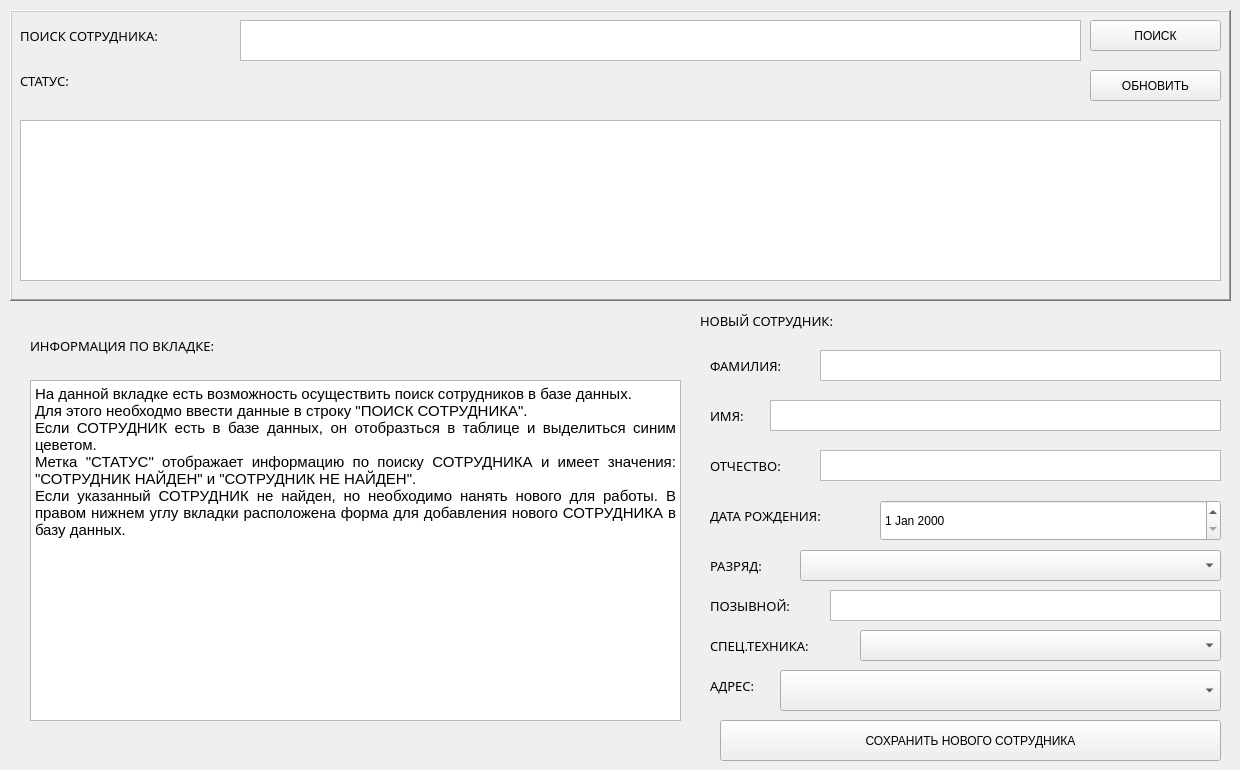
   <widget class="QWidget" name="tab_3">
    <attribute name="title">
     <string>Сотрудники</string>
    </attribute>
    <widget class="QPushButton" name="pushButton_10">
     <property name="geometry">
      <rect>
       <x>720</x>
       <y>720</y>
       <width>501</width>
       <height>41</height>
      </rect>
     </property>
     <property name="text">
      <string>СОХРАНИТЬ НОВОГО СОТРУДНИКА</string>
     </property>
    </widget>
    <widget class="QLabel" name="label_24">
     <property name="geometry">
      <rect>
       <x>700</x>
       <y>300</y>
       <width>451</width>
       <height>41</height>
      </rect>
     </property>
     <property name="font">
      <font>
       <family>Montserrat</family>
       <pointsize>10</pointsize>
      </font>
     </property>
     <property name="text">
      <string>НОВЫЙ СОТРУДНИК:</string>
     </property>
    </widget>
    <widget class="QPlainTextEdit" name="plainTextEdit_14">
     <property name="geometry">
      <rect>
       <x>820</x>
       <y>450</y>
       <width>401</width>
       <height>31</height>
      </rect>
     </property>
    </widget>
    <widget class="QLabel" name="label_23">
     <property name="geometry">
      <rect>
       <x>710</x>
       <y>350</y>
       <width>111</width>
       <height>31</height>
      </rect>
     </property>
     <property name="font">
      <font>
       <family>Montserrat</family>
       <pointsize>10</pointsize>
      </font>
     </property>
     <property name="text">
      <string>ФАМИЛИЯ:</string>
     </property>
    </widget>
    <widget class="QTextBrowser" name="textBrowser_3">
     <property name="geometry">
      <rect>
       <x>30</x>
       <y>380</y>
       <width>651</width>
       <height>341</height>
      </rect>
     </property>
     <property name="html">
      <string>&lt;!DOCTYPE HTML PUBLIC &quot;-//W3C//DTD HTML 4.0//EN&quot; &quot;http://www.w3.org/TR/REC-html40/strict.dtd&quot;&gt;
&lt;html&gt;&lt;head&gt;&lt;meta name=&quot;qrichtext&quot; content=&quot;1&quot; /&gt;&lt;style type=&quot;text/css&quot;&gt;
p, li { white-space: pre-wrap; }
&lt;/style&gt;&lt;/head&gt;&lt;body style=&quot; font-family:'MS Shell Dlg 2'; font-size:7.8pt; font-weight:400; font-style:normal;&quot;&gt;
&lt;p align=&quot;justify&quot; style=&quot; margin-top:0px; margin-bottom:0px; margin-left:0px; margin-right:0px; -qt-block-indent:0; text-indent:0px;&quot;&gt;&lt;span style=&quot; font-size:11pt;&quot;&gt;На данной вкладке есть возможность осуществить поиск сотрудников в базе данных.&lt;br /&gt;Для этого необходмо ввести данные в строку &amp;quot;ПОИСК СОТРУДНИКА&amp;quot;.&lt;br /&gt;Если СОТРУДНИК есть в базе данных, он отобразться в таблице и выделиться синим цеветом.&lt;br /&gt;Метка &amp;quot;СТАТУС&amp;quot; отображает информацию по поиску СОТРУДНИКА и имеет значения: &amp;quot;СОТРУДНИК НАЙДЕН&amp;quot; и &amp;quot;СОТРУДНИК НЕ НАЙДЕН&amp;quot;.&lt;br /&gt;Если указанный СОТРУДНИК не найден, но необходимо нанять нового для работы. В правом нижнем углу вкладки расположена форма для добавления нового СОТРУДНИКА в базу данных.&lt;br /&gt;&lt;/span&gt;&lt;/p&gt;&lt;/body&gt;&lt;/html&gt;</string>
     </property>
    </widget>
    <widget class="QPushButton" name="pushButton_8">
     <property name="geometry">
      <rect>
       <x>1090</x>
       <y>70</y>
       <width>131</width>
       <height>31</height>
      </rect>
     </property>
     <property name="text">
      <string>ОБНОВИТЬ</string>
     </property>
    </widget>
    <widget class="QLabel" name="label_22">
     <property name="geometry">
      <rect>
       <x>710</x>
       <y>500</y>
       <width>201</width>
       <height>31</height>
      </rect>
     </property>
     <property name="font">
      <font>
       <family>Montserrat</family>
       <pointsize>10</pointsize>
      </font>
     </property>
     <property name="text">
      <string>ДАТА РОЖДЕНИЯ:</string>
     </property>
    </widget>
    <widget class="QLabel" name="label_20">
     <property name="geometry">
      <rect>
       <x>20</x>
       <y>70</y>
       <width>451</width>
       <height>21</height>
      </rect>
     </property>
     <property name="font">
      <font>
       <family>Montserrat</family>
       <pointsize>10</pointsize>
      </font>
     </property>
     <property name="text">
      <string>СТАТУС:</string>
     </property>
    </widget>
    <widget class="QTableWidget" name="tableWidget_4">
     <property name="geometry">
      <rect>
       <x>20</x>
       <y>120</y>
       <width>1201</width>
       <height>161</height>
      </rect>
     </property>
    </widget>
    <widget class="QLabel" name="label_19">
     <property name="geometry">
      <rect>
       <x>710</x>
       <y>450</y>
       <width>141</width>
       <height>31</height>
      </rect>
     </property>
     <property name="font">
      <font>
       <family>Montserrat</family>
       <pointsize>10</pointsize>
      </font>
     </property>
     <property name="text">
      <string>ОТЧЕСТВО:</string>
     </property>
    </widget>
    <widget class="QLabel" name="label_25">
     <property name="geometry">
      <rect>
       <x>710</x>
       <y>400</y>
       <width>111</width>
       <height>31</height>
      </rect>
     </property>
     <property name="font">
      <font>
       <family>Montserrat</family>
       <pointsize>10</pointsize>
      </font>
     </property>
     <property name="text">
      <string>ИМЯ:</string>
     </property>
    </widget>
    <widget class="QLabel" name="label_21">
     <property name="geometry">
      <rect>
       <x>30</x>
       <y>330</y>
       <width>291</width>
       <height>31</height>
      </rect>
     </property>
     <property name="font">
      <font>
       <family>Montserrat</family>
       <pointsize>10</pointsize>
      </font>
     </property>
     <property name="text">
      <string>ИНФОРМАЦИЯ ПО ВКЛАДКЕ:</string>
     </property>
    </widget>
    <widget class="QPushButton" name="pushButton_9">
     <property name="geometry">
      <rect>
       <x>1090</x>
       <y>20</y>
       <width>131</width>
       <height>31</height>
      </rect>
     </property>
     <property name="text">
      <string>ПОИСК</string>
     </property>
    </widget>
    <widget class="QPlainTextEdit" name="plainTextEdit_11">
     <property name="geometry">
      <rect>
       <x>770</x>
       <y>400</y>
       <width>451</width>
       <height>31</height>
      </rect>
     </property>
    </widget>
    <widget class="QPlainTextEdit" name="plainTextEdit_15">
     <property name="geometry">
      <rect>
       <x>820</x>
       <y>350</y>
       <width>401</width>
       <height>31</height>
      </rect>
     </property>
    </widget>
    <widget class="QPlainTextEdit" name="plainTextEdit_12">
     <property name="geometry">
      <rect>
       <x>240</x>
       <y>20</y>
       <width>841</width>
       <height>41</height>
      </rect>
     </property>
    </widget>
    <widget class="QLabel" name="label_18">
     <property name="geometry">
      <rect>
       <x>20</x>
       <y>20</y>
       <width>211</width>
       <height>31</height>
      </rect>
     </property>
     <property name="font">
      <font>
       <family>Montserrat</family>
       <pointsize>10</pointsize>
      </font>
     </property>
     <property name="text">
      <string>ПОИСК СОТРУДНИКА:</string>
     </property>
    </widget>
    <widget class="QLabel" name="label_28">
     <property name="geometry">
      <rect>
       <x>710</x>
       <y>550</y>
       <width>201</width>
       <height>31</height>
      </rect>
     </property>
     <property name="font">
      <font>
       <family>Montserrat</family>
       <pointsize>10</pointsize>
      </font>
     </property>
     <property name="text">
      <string>РАЗРЯД:</string>
     </property>
    </widget>
    <widget class="QPlainTextEdit" name="plainTextEdit_17">
     <property name="geometry">
      <rect>
       <x>830</x>
       <y>590</y>
       <width>391</width>
       <height>31</height>
      </rect>
     </property>
    </widget>
    <widget class="QLabel" name="label_29">
     <property name="geometry">
      <rect>
       <x>710</x>
       <y>590</y>
       <width>121</width>
       <height>31</height>
      </rect>
     </property>
     <property name="font">
      <font>
       <family>Montserrat</family>
       <pointsize>10</pointsize>
      </font>
     </property>
     <property name="text">
      <string>ПОЗЫВНОЙ:</string>
     </property>
    </widget>
    <widget class="QLabel" name="label_30">
     <property name="geometry">
      <rect>
       <x>710</x>
       <y>630</y>
       <width>151</width>
       <height>31</height>
      </rect>
     </property>
     <property name="font">
      <font>
       <family>Montserrat</family>
       <pointsize>10</pointsize>
      </font>
     </property>
     <property name="text">
      <string>СПЕЦ.ТЕХНИКА:</string>
     </property>
    </widget>
    <widget class="QLabel" name="label_31">
     <property name="geometry">
      <rect>
       <x>710</x>
       <y>670</y>
       <width>121</width>
       <height>31</height>
      </rect>
     </property>
     <property name="font">
      <font>
       <family>Montserrat</family>
       <pointsize>10</pointsize>
      </font>
     </property>
     <property name="text">
      <string>АДРЕС:</string>
     </property>
    </widget>
    <widget class="QFrame" name="frame_4">
     <property name="geometry">
      <rect>
       <x>10</x>
       <y>10</y>
       <width>1221</width>
       <height>291</height>
      </rect>
     </property>
     <property name="frameShape">
      <enum>QFrame::WinPanel</enum>
     </property>
     <property name="frameShadow">
      <enum>QFrame::Raised</enum>
     </property>
    </widget>
    <widget class="QDateEdit" name="dateEdit">
     <property name="geometry">
      <rect>
       <x>880</x>
       <y>500</y>
       <width>341</width>
       <height>41</height>
      </rect>
     </property>
     <property name="contextMenuPolicy">
      <enum>Qt::NoContextMenu</enum>
     </property>
    </widget>
    <widget class="QComboBox" name="comboBox_11">
     <property name="geometry">
      <rect>
       <x>860</x>
       <y>630</y>
       <width>361</width>
       <height>31</height>
      </rect>
     </property>
    </widget>
    <widget class="QComboBox" name="comboBox_12">
     <property name="geometry">
      <rect>
       <x>780</x>
       <y>670</y>
       <width>441</width>
       <height>41</height>
      </rect>
     </property>
    </widget>
    <widget class="QComboBox" name="comboBox_16">
     <property name="geometry">
      <rect>
       <x>800</x>
       <y>550</y>
       <width>421</width>
       <height>31</height>
      </rect>
     </property>
    </widget>
    <zorder>frame_4</zorder>
    <zorder>pushButton_10</zorder>
    <zorder>label_24</zorder>
    <zorder>plainTextEdit_14</zorder>
    <zorder>label_23</zorder>
    <zorder>textBrowser_3</zorder>
    <zorder>pushButton_8</zorder>
    <zorder>label_22</zorder>
    <zorder>label_20</zorder>
    <zorder>tableWidget_4</zorder>
    <zorder>label_19</zorder>
    <zorder>label_25</zorder>
    <zorder>label_21</zorder>
    <zorder>pushButton_9</zorder>
    <zorder>plainTextEdit_11</zorder>
    <zorder>plainTextEdit_15</zorder>
    <zorder>plainTextEdit_12</zorder>
    <zorder>label_18</zorder>
    <zorder>label_28</zorder>
    <zorder>plainTextEdit_17</zorder>
    <zorder>label_29</zorder>
    <zorder>label_30</zorder>
    <zorder>label_31</zorder>
    <zorder>dateEdit</zorder>
    <zorder>comboBox_11</zorder>
    <zorder>comboBox_12</zorder>
    <zorder>comboBox_16</zorder>
   </widget>
